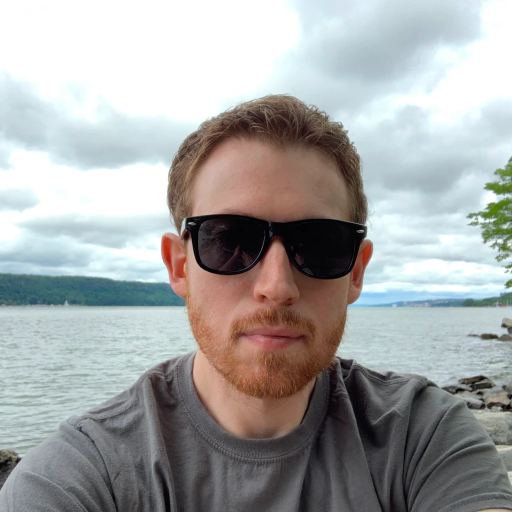
#> input picture public/assets/images/people/antony-holmes-1024x1024.webp, 1024 x 1024 px (shown at 1/2 size)
$ python crop.py antony-holmes-1024x1024.webp
#> lines starting #> are read from the running program, lines starting #| are printed output that depends on the picture; after the words box and inside, x2 and y2 are one past the last pixel; in counts of white or black regions, pixels touching at a corner belong together
import cv2
import numpy as np
import sys

file = sys.argv[1]

size = 600

out = f'{size}x{size}/' + file #.replace('.jpg', '.png')

img1 = cv2.imread(file)
#> img1 is the input picture: shape (1024, 1024, 3); mean B, G, R 165.2, 165.9, 164.7

# resize
img1 = cv2.resize(img1, (size, size), interpolation=cv2.INTER_AREA)
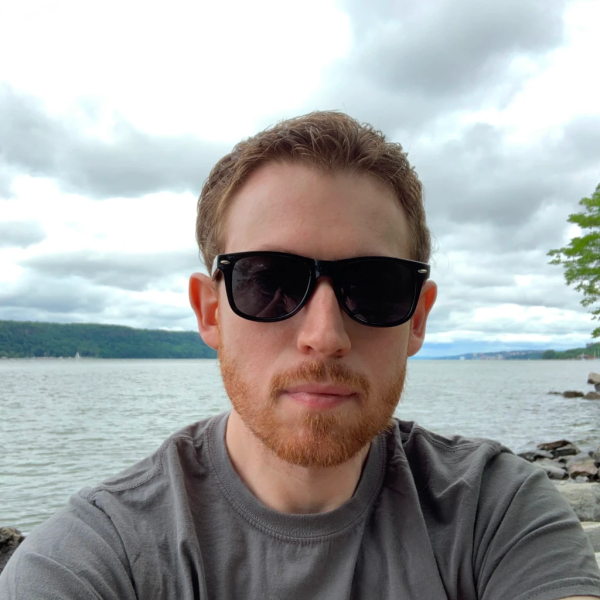
#> img1: shape (600, 600, 3); mean B, G, R 165.2, 165.9, 164.7

cv2.imwrite(out, img1)

out = f'rounded/{size}x{size}/' + file #.replace('.jpg', '.png')


height = img1.shape[0]
#> height = 600
width = img1.shape[1]
#> width = 600

mask = np.zeros((height,width), np.uint8)

circle_mask = cv2.circle(mask,(width//2,height//2),width//2,(255,255,255),thickness=-1)
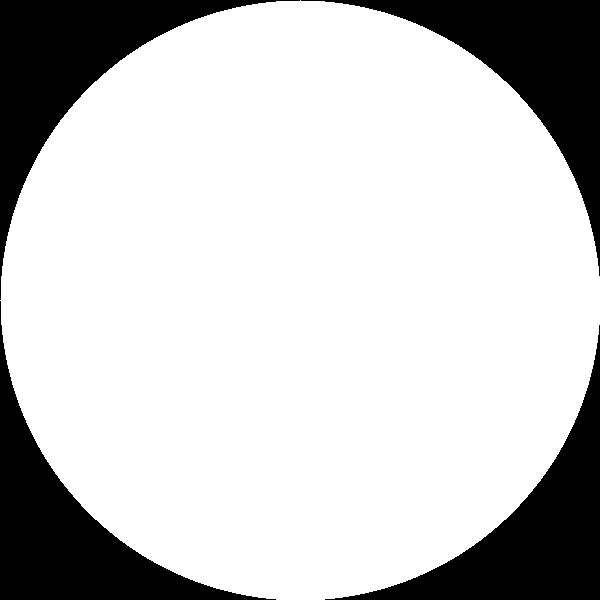
#> mask: shape (600, 600); 78.5% white; 4 black regions, box (x1, y1, x2, y2) and area: (0, 0, 300, 300) 19626, (301, 0, 600, 276) 19326, (0, 301, 276, 600) 19326, (325, 325, 600, 600) 19027

fg_masked = cv2.bitwise_and(img1, img1, mask=circle_mask)
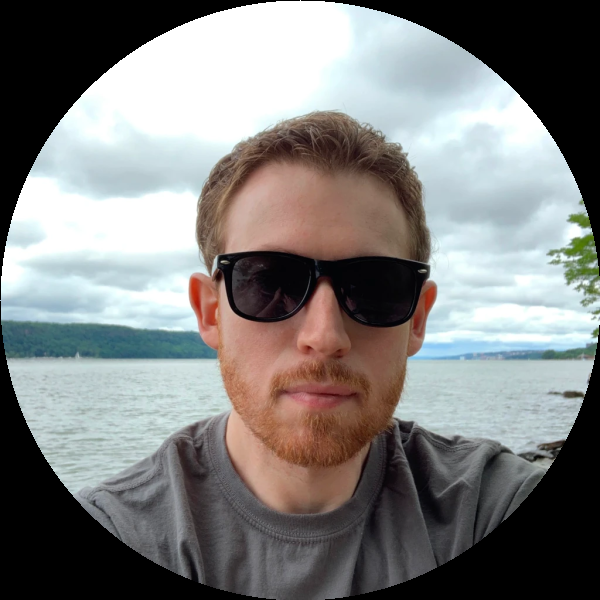
#> fg_masked: shape (600, 600, 3); mean B, G, R 126.1, 127.1, 127.3

bg = np.full(img1.shape, 255, dtype=np.uint8)
bg_mask = cv2.bitwise_not(mask)
bg_masked = cv2.bitwise_and(bg, bg, mask=bg_mask)
#> bg: shape (600, 600, 3); every value is 255

final = cv2.bitwise_or(fg_masked, bg_masked)
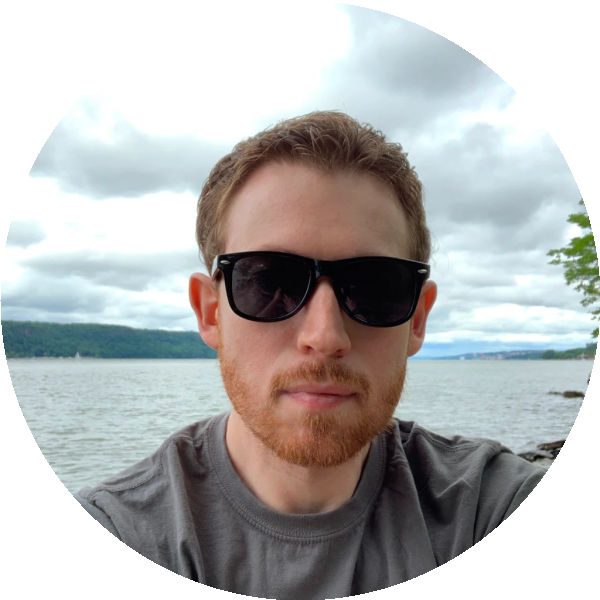
#> final: shape (600, 600, 3); mean B, G, R 180.9, 181.9, 182.1

alpha = np.full((height,width), 0, dtype=np.uint8)
# make the mask non transparent to see image
alpha[circle_mask == 255] = 255

print(alpha)

rgba = cv2.cvtColor(fg_masked, cv2.COLOR_RGB2RGBA)
rgba[:, :, 3] = alpha

cv2.imwrite(out, rgba)
